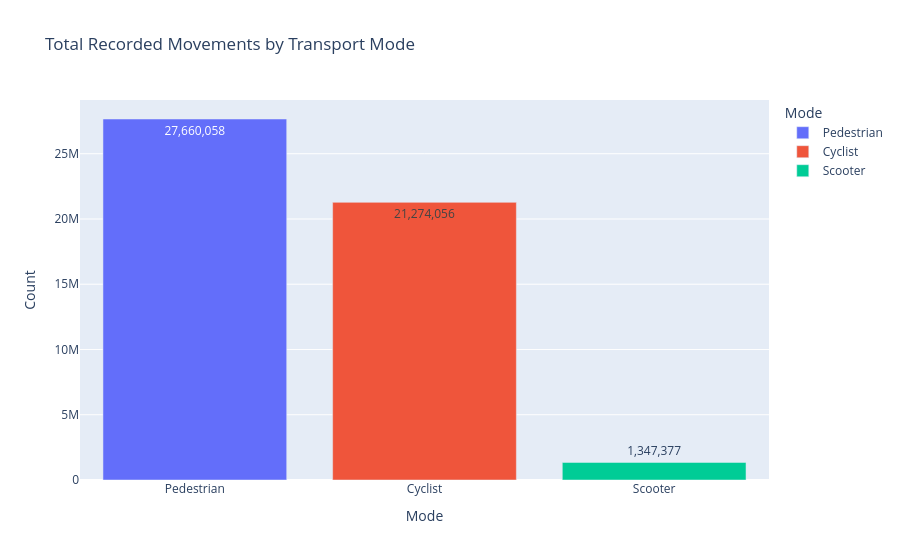

Notebook code for this chart:
### Code cell
fig = px.bar(
    mode_volume,
    x="Mode",
    y="Count",
    text="Count",
    color="Mode",
    title="Total Recorded Movements by Transport Mode"
)

fig.update_traces(texttemplate="%{text:,.0f}")

fig.show()

### Figure 1 — Plotly figure (JSON) as saved in the notebook; plotly's stock layout.template omitted (floating-point values rounded to 4 significant figures)
{"data": [{"hovertemplate": "Mode=%{x}<br>Count=%{text}<extra></extra>", "legendgroup": "Pedestrian", "marker": {"color": "#636efa", "pattern": {"shape": ""}}, "name": "Pedestrian", "orientation": "v", "showlegend": true, "text": [27660000.0], "textposition": "auto", "texttemplate": "%{text:,.0f}", "type": "bar", "x": ["Pedestrian"], "xaxis": "x", "y": [27660000.0], "yaxis": "y"}, {"hovertemplate": "Mode=%{x}<br>Count=%{text}<extra></extra>", "legendgroup": "Cyclist", "marker": {"color": "#EF553B", "pattern": {"shape": ""}}, "name": "Cyclist", "orientation": "v", "showlegend": true, "text": [21270000.0], "textposition": "auto", "texttemplate": "%{text:,.0f}", "type": "bar", "x": ["Cyclist"], "xaxis": "x", "y": [21270000.0], "yaxis": "y"}, {"hovertemplate": "Mode=%{x}<br>Count=%{text}<extra></extra>", "legendgroup": "Scooter", "marker": {"color": "#00cc96", "pattern": {"shape": ""}}, "name": "Scooter", "orientation": "v", "showlegend": true, "text": [1347000.0], "textposition": "auto", "texttemplate": "%{text:,.0f}", "type": "bar", "x": ["Scooter"], "xaxis": "x", "y": [1347000.0], "yaxis": "y"}], "layout": {"barmode": "relative", "legend": {"title": {"text": "Mode"}, "tracegroupgap": 0}, "title": {"text": "Total Recorded Movements by Transport Mode"}, "xaxis": {"anchor": "y", "categoryarray": ["Pedestrian", "Cyclist", "Scooter"], "categoryorder": "array", "domain": [0, 1], "title": {"text": "Mode"}}, "yaxis": {"anchor": "x", "domain": [0, 1], "title": {"text": "Count"}}}}
